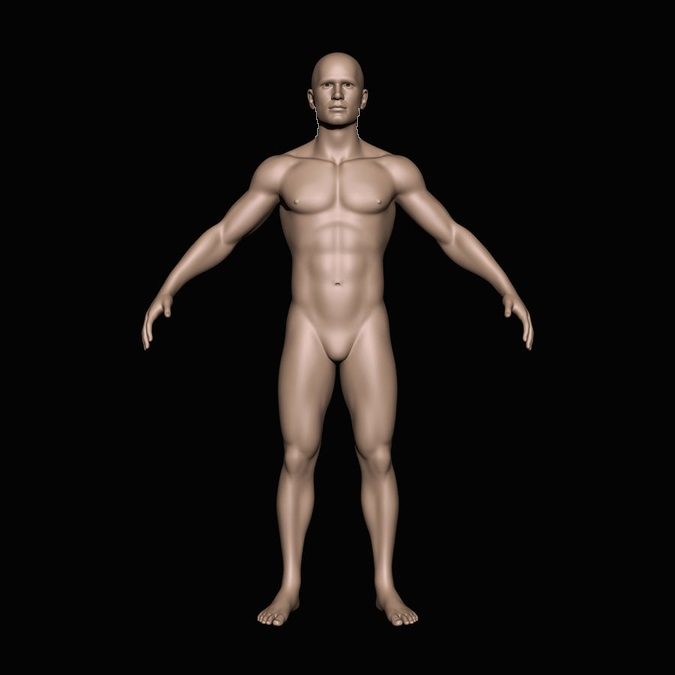
#> input picture Body/body5.jpg, 675 x 675 px
$ python Extreme.py
#> lines starting #> are read from the running program, lines starting #| are printed output that depends on the picture; after the words box and inside, x2 and y2 are one past the last pixel; in counts of white or black regions, pixels touching at a corner belong together
# python extreme_points.py

# import the necessary packages
import imutils
import cv2

# load the image, convert it to grayscale, and blur it slightly
image = cv2.imread("body5.jpg")
#> image is the input picture: shape (675, 675, 3); mean B, G, R 17.5, 19.4, 22.7
gray = cv2.cvtColor(image, cv2.COLOR_BGR2GRAY)
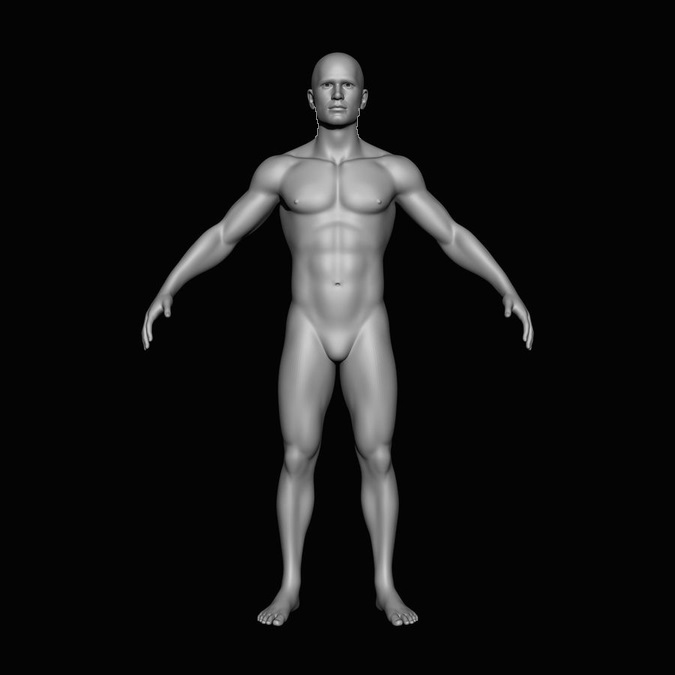
#> gray: shape (675, 675); min 0, max 209, mean 20.2
gray = cv2.GaussianBlur(gray, (5, 5), 0)
# threshold the image, then perform a series of erosions +
# dilations to remove any small regions of noise
thresh = cv2.threshold(gray, 45, 255, cv2.THRESH_BINARY)[1]
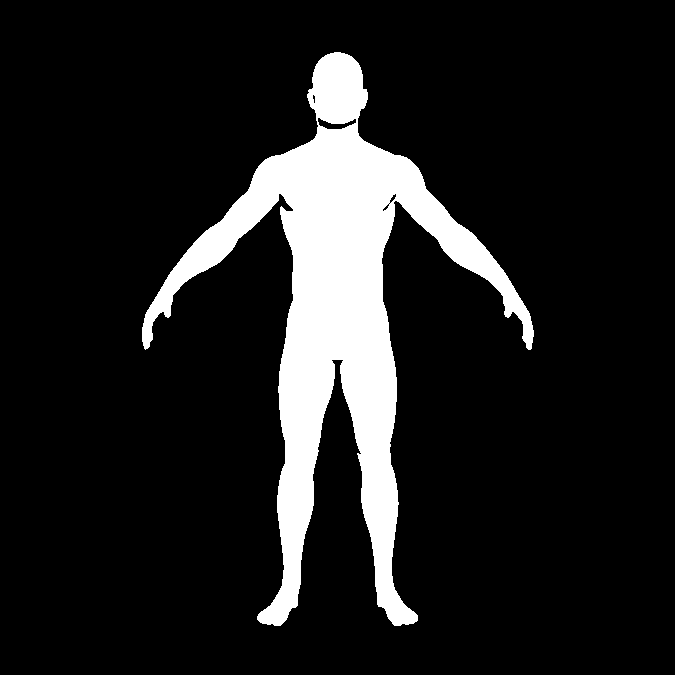
#> thresh: shape (675, 675); 12.1% white; 1 white region, box (x1, y1, x2, y2) and area: (142, 52, 534, 626) 55137
thresh = cv2.erode(thresh, None, iterations=2)
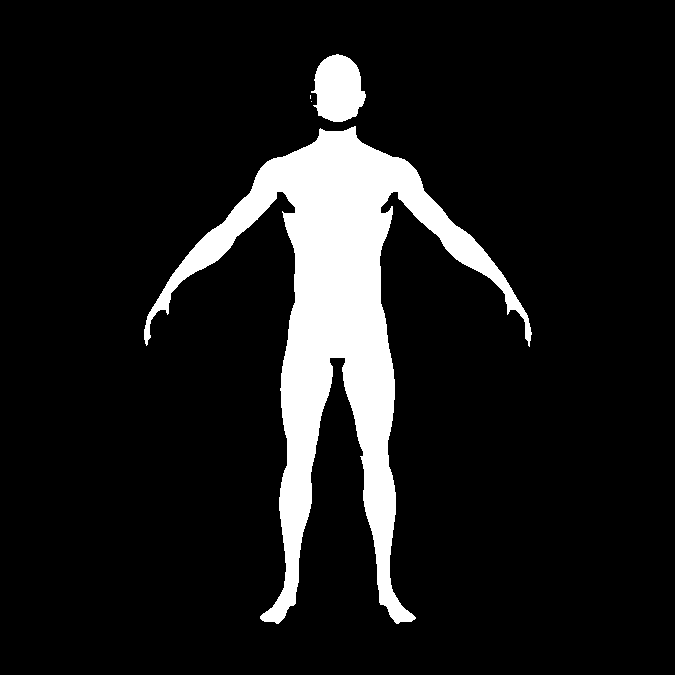
#> thresh: shape (675, 675); 10.5% white; 4 white regions (2 under 20 px), largest, box (x1, y1, x2, y2) and area: (144, 126, 532, 624) 45263, (311, 54, 366, 122) 2705
thresh = cv2.dilate(thresh, None, iterations=2)
#> thresh: shape (675, 675); 12.1% white; 2 white regions
# find contours in thresholded image, then grab the largest
# one
cnts = cv2.findContours(thresh.copy(), cv2.RETR_EXTERNAL,
	cv2.CHAIN_APPROX_SIMPLE)
#> cnts = 2 contours; box (x1, y1, x2, y2) and area: (142, 124, 534, 626) 50563, (308, 52, 368, 124) 3188
cnts = imutils.grab_contours(cnts)
c = max(cnts, key=cv2.contourArea)
#> c = contour of 945 points, box (x1, y1, x2, y2) (142, 124, 534, 626), area 50563
# determine the most extreme points along the contour
extLeft = tuple(c[c[:, :, 0].argmin()][0])
#> extLeft = (142, 327)
extRight = tuple(c[c[:, :, 0].argmax()][0])
#> extRight = (533, 336)
extTop = tuple(c[c[:, :, 1].argmin()][0])
#> extTop = (352, 124)
extBot = tuple(c[c[:, :, 1].argmax()][0])
#> extBot = (274, 625)
extHipL = tuple(c[c[:, :, 1].argmax()-85][0])
#> extHipL = (282, 357)
extHipR = tuple(c[c[:, :, 1].argmax()+95][0])
#> extHipR = (332, 359)
# draw the outline of the object, then draw each of the
# extreme points, where the left-most is red, right-most
# is green, top-most is blue, and bottom-most is teal
cv2.drawContours(image, [c], -1, (0, 255, 255), 2)
cv2.circle(image, extLeft, 8, (0, 0, 255), -1)
cv2.circle(image, extRight, 8, (0, 255, 0), -1)
cv2.circle(image, extTop, 8, (255, 0, 0), -1)
cv2.circle(image, extBot, 8, (255, 255, 0), -1)
cv2.line(image, extTop, extHipR, (255,255,255), 2)
cv2.line(image, extLeft, extRight, (255,255,255), 2)
cv2.circle(image, extHipL, 8, (255, 255, 0), -1)
cv2.circle(image, extHipR, 8, (255, 255, 0), -1)
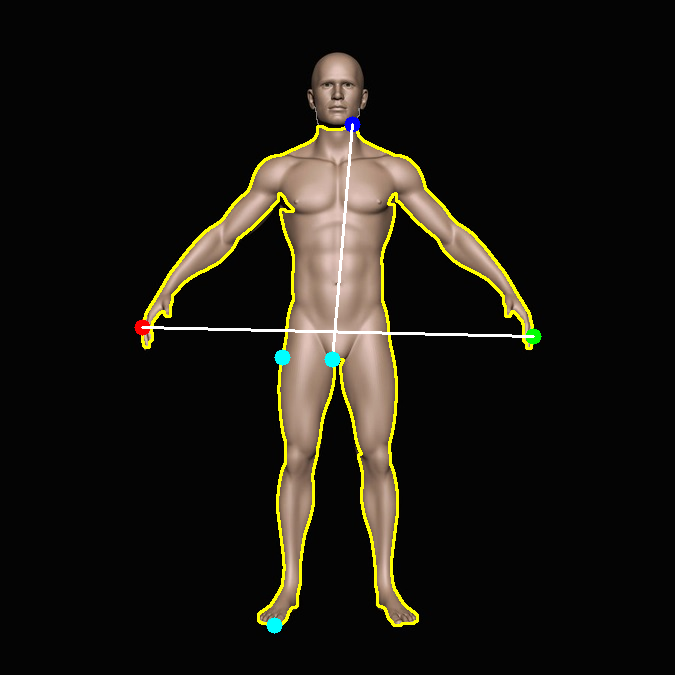
#> image: shape (675, 675, 3); mean B, G, R 17.6, 24, 26.7
# show the output image
cv2.imshow("Image", image)
cv2.waitKey(0)

$ run again, with Body/Body1.jpg copied over Body/body5.jpg
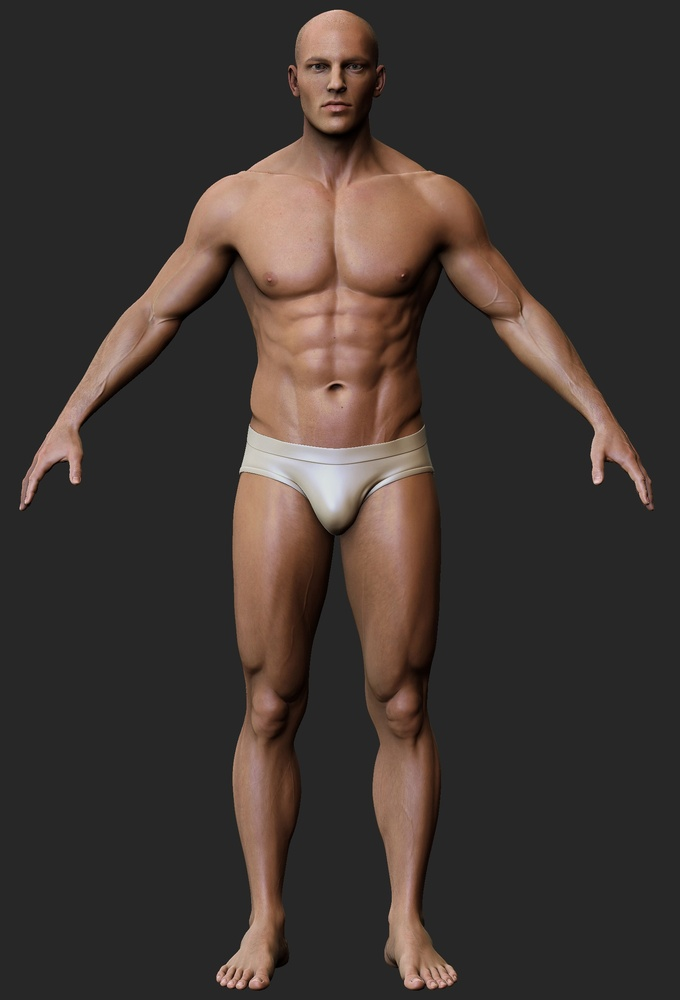
#> input picture Body/Body1.jpg, 680 x 1000 px, shrunk from 1597 x 2349 before the run
#> image is the input picture: shape (1000, 680, 3); mean B, G, R 50.2, 54.5, 63.3
#> `thresh = cv2.erode(thresh, None, iterations=2)`:
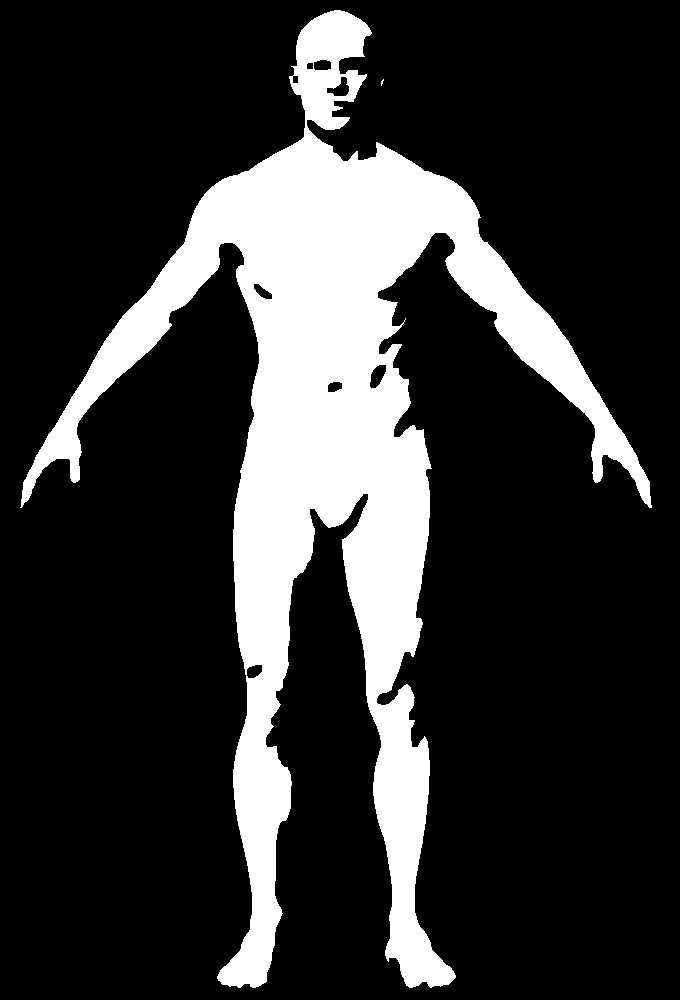
#> thresh: shape (1000, 680); 20.2% white; 2 white regions (1 under 20 px), largest, box (x1, y1, x2, y2) and area: (20, 10, 652, 988) 137108
#> cnts = 2 contours; box (x1, y1, x2, y2) and area: (18, 8, 654, 990) 149422, (379, 77, 386, 88) 52
#> c = contour of 2193 points, box (x1, y1, x2, y2) (18, 8, 654, 990), area 149422
#> extLeft = (18, 505)
#> extRight = (653, 509)
#> extTop = (332, 8)
#> extBot = (236, 989)
#> extHipL = (233, 753)
#> extHipR = (286, 765)
#> `cv2.line(image, extLeft, extRight, (255,255,255), 2)`:
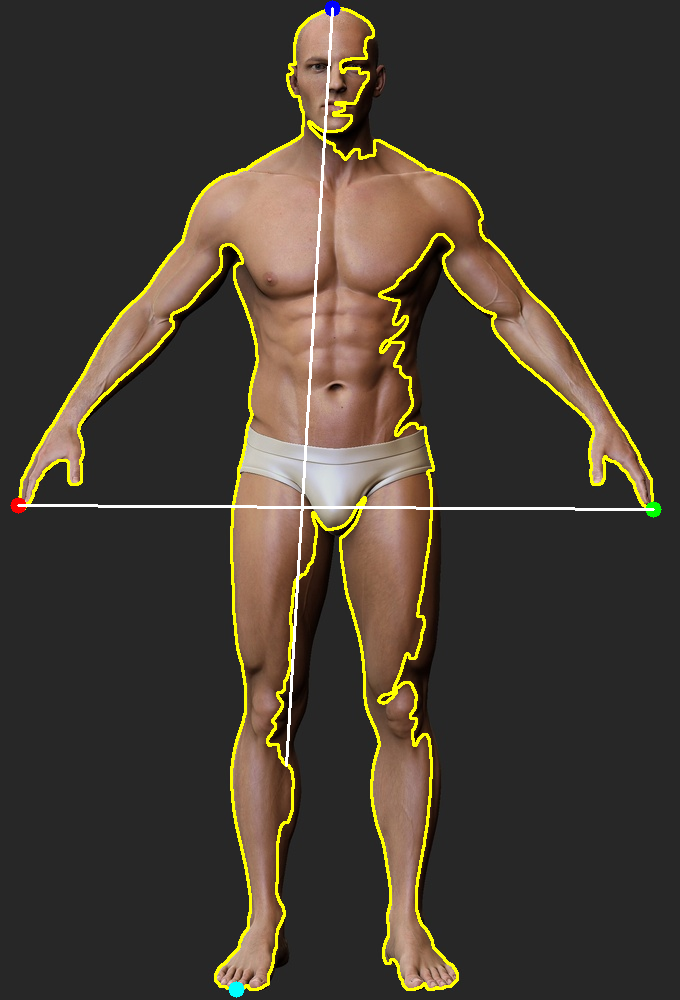
#> image: shape (1000, 680, 3); mean B, G, R 50.4, 61.2, 69.2
